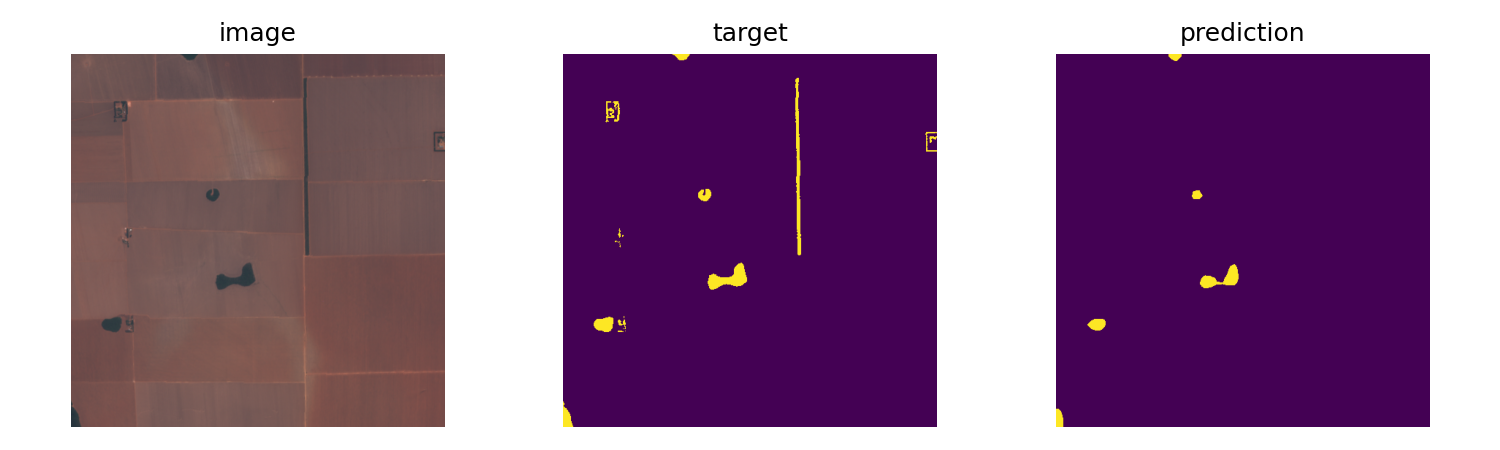
#> input picture image_segmentation/visual_examples/baseline_example.png, 1500 x 450 px
$ python main.py --image ../image_segmentation/visual_examples/baseline_example.png
#> lines starting #> are read from the running program, lines starting #| are printed output that depends on the picture; after the words box and inside, x2 and y2 are one past the last pixel; in counts of white or black regions, pixels touching at a corner belong together
### utils/image_utils.py
import cv2
import numpy as np
from PIL import Image
import matplotlib.pyplot as plt


def load_image(path):
    """Load an image from disk using OpenCV (BGR format)."""
    img = cv2.imread(path)
#> img is the input picture: shape (450, 1500, 3); mean B, G, R 147.5, 115, 149
    if img is None:
        raise FileNotFoundError(f"Could not load image: {path}")
    return img


def to_rgb(img_bgr):
    """Convert a BGR image (OpenCV) to RGB."""
    return cv2.cvtColor(img_bgr, cv2.COLOR_BGR2RGB)


def to_grayscale(img_bgr):
    """Convert a BGR image to grayscale."""
    return cv2.cvtColor(img_bgr, cv2.COLOR_BGR2GRAY)
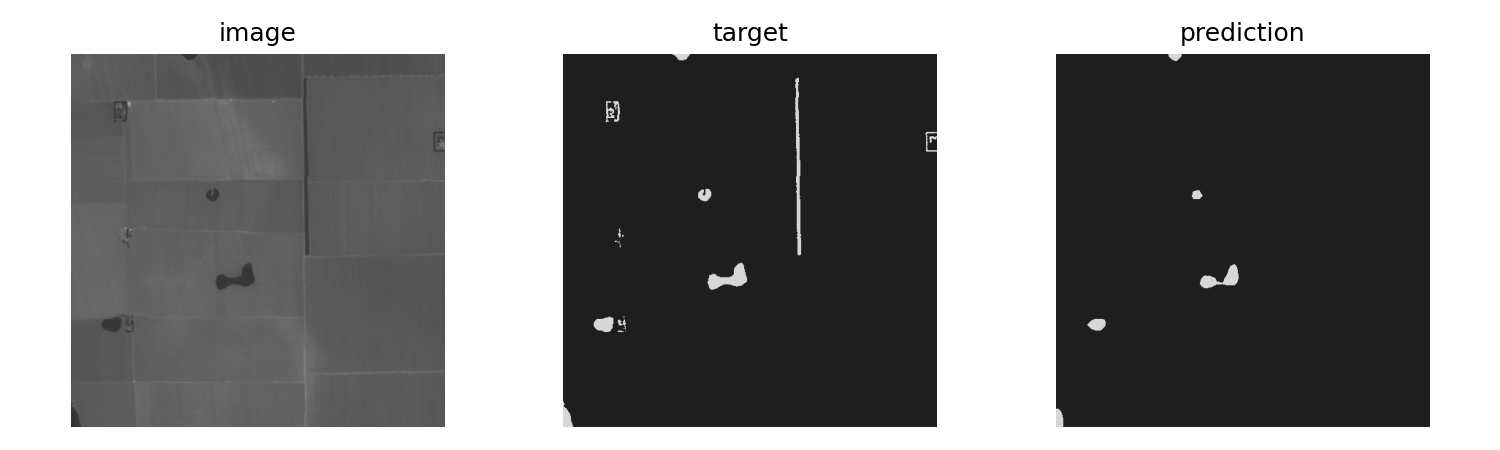
#> returned value: shape (450, 1500); min 0, max 255, mean 128.7


# [11 lines left out: function show_image, not called in this run]


def save_image(img, path):
    """Save an image to disk."""
    cv2.imwrite(path, img)

### 01_image_processing/main.py
import argparse
import sys
import os

sys.path.insert(0, os.path.join(os.path.dirname(__file__), ".."))

import cv2
import numpy as np
import matplotlib.pyplot as plt

from utils.image_utils import load_image, to_grayscale, show_image, save_image


def process_image(image_path):
    img = load_image(image_path)

    gray = to_grayscale(img)
    blurred = cv2.GaussianBlur(gray, (5, 5), 0)
    edges = cv2.Canny(blurred, 50, 150)
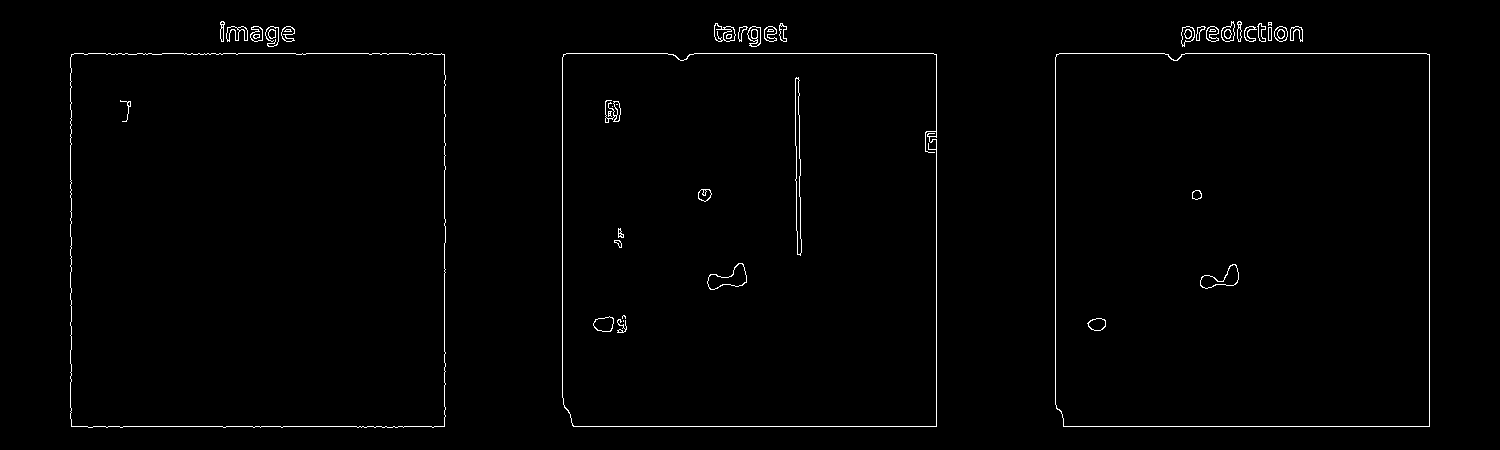
#> edges: shape (450, 1500); 1.1% white in thin lines or dots, all inside (x1, y1, x2, y2) = (70, 21, 1430, 428)

    fig, axes = plt.subplots(1, 3, figsize=(12, 4))
    axes[0].imshow(cv2.cvtColor(img, cv2.COLOR_BGR2RGB))
    axes[0].set_title("Original")
    axes[1].imshow(gray, cmap="gray")
    axes[1].set_title("Grayscale")
    axes[2].imshow(edges, cmap="gray")
    axes[2].set_title("Canny Edges")
    for ax in axes:
        ax.axis("off")
    plt.tight_layout()
    plt.show()
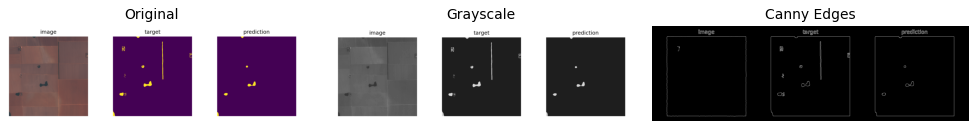
#> figure drawn by matplotlib, 3 panels


if __name__ == "__main__":
    parser = argparse.ArgumentParser(description="Basic Image Processing")
    parser.add_argument("--image", required=True, help="Path to input image")
    args = parser.parse_args()
    process_image(args.image)
